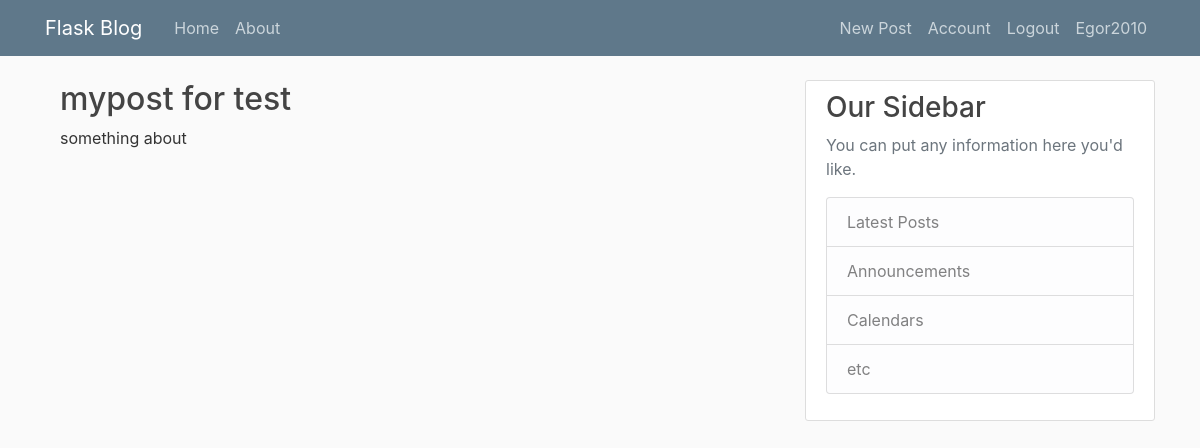
/post/6 (signed in), run on the app's committed database.
### flaskblog/models.py (models this page shows, shortened)
class User(db.Model,UserMixin):
	id = db.Column(db.Integer(),primary_key = True)
	username = db.Column(db.String(20), unique = True, nullable = False)
	email = db.Column(db.String(120), unique = True, nullable = False)
	password = db.Column(db.String(60), nullable = False)
	image_file = db.Column(db.String(20), nullable = False, default='default.jpg')
	posts = db.relationship('Post', backref = 'autor', lazy = True)

class Post(db.Model):
	id = db.Column(db.Integer(),primary_key = True)
	title = db.Column(db.String(100), nullable= False)
	created = db.Column(db.DateTime, nullable = False, default = datetime.now())
	content = db.Column(db.Text, nullable = False)
	user_id = db.Column(db.Integer, db.ForeignKey('user.id'), nullable = False)

### flaskblog/posts/routes.py (the view)
@posts.route('/post/<int:post_id>')
def post(post_id):
	post = Post.query.get_or_404(post_id)
	return render_template('post.html', title = post.title, post = post)

### flaskblog/models.py (called while the page is built)
@login_manager.user_loader
def load_user(user_id):
	return User.query.get(int(user_id))

### flaskblog/Templates/post.html (shortened to what this page needs)
{% extends "layout.html" %}
{% block content %}
	<div class="container">
		<article class="media content section">
			<div class="media-body">
				<h2>{{ post.title }}</h2>
				<p class="article-content">{{ post.content }}</p>
			</div>
		</article>
	</div>
{% endblock content %}

### flaskblog/Templates/layout.html (shortened to what this page needs)
<!DOCTYPE html>
<html>
<head>
    <link rel="stylesheet" href="https://maxcdn.bootstrapcdn.com/bootstrap/4.0.0/css/bootstrap.min.css">
    <link rel="stylesheet" type="text/css" href="{{ url_for('static', filename = 'main.css') }}">
</head>
<body>
    <header class="site-header">
      <nav class="navbar navbar-expand-md navbar-dark bg-steel fixed-top">
        <div class="container">
          <a class="navbar-brand mr-4" href="/">Flask Blog</a>
          <div class="collapse navbar-collapse" id="navbarToggle">
            <div class="navbar-nav mr-auto">
              <a class="nav-item nav-link" href="{{ url_for('main.index') }}">Home</a>
              <a class="nav-item nav-link" href="{{ url_for('main.about') }}">About</a>
            </div>
            <div class="navbar-nav">
	            {% if current_user.is_authenticated %}
	              <a class="nav-item nav-link" href="{{ url_for('posts.new_post') }}">New Post</a>
	              <a class="nav-item nav-link" href="{{ url_for('users.account') }}">Account</a>
	              <a class="nav-item nav-link" href="{{ url_for('users.logout') }}">Logout</a>
	              <a class="nav-item nav-link">{{ current_user.username }}</a>
	            {% else %}
	              <a class="nav-item nav-link" href="{{ url_for('users.login') }}">Login</a>
	              <a class="nav-item nav-link" href="{{ url_for('users.register') }}">Register</a>
	            {% endif %}
            </div>
          </div>
        </div>
      </nav>
    </header>
	<main role="main" class="container">
		<div class="row">
			<div class="col-md-8">
			  {% block content %}{% endblock %}
			</div>
			<div class="col-md-4">
			  <div class="content-section">
			    <h3>Our Sidebar</h3>
			    <p class='text-muted'>You can put any information here you'd like.
			      <ul class="list-group">
			        <li class="list-group-item list-group-item-light">Latest Posts</li>
			        <li class="list-group-item list-group-item-light">Announcements</li>
			        <li class="list-group-item list-group-item-light">Calendars</li>
			        <li class="list-group-item list-group-item-light">etc</li>
			      </ul>
			    </p>
			  </div>
			</div>
		</div>
	</main>
</body>
</html>

### data on the page
User: username "Egor2010"
Post: title "mypost for test", content "something about"
